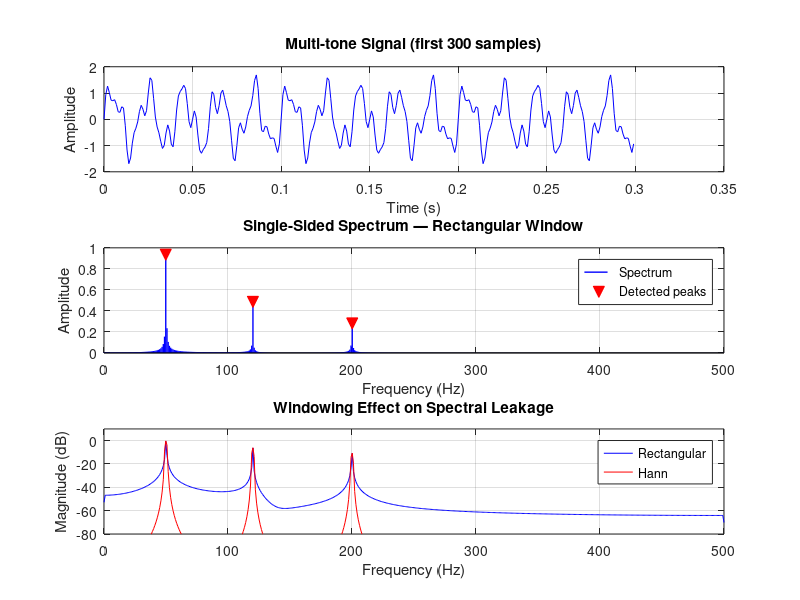

Write the MATLAB code that produced this figure.
% ============================================================
% Module 03: Fourier Transform
% demo_fft.m
% ============================================================
% Covers: DFT intuition, FFT computation, single-sided
%         spectrum, frequency resolution, windowing.
% ============================================================

clear; clc; close all;

%% Parameters
fs = 1000;          % [Hz]
N  = 1024;          % number of samples (power of 2 for FFT efficiency)
t  = (0:N-1) / fs;  % time vector

%% 1. Compose a multi-tone signal
f1 = 50;   A1 = 1.0;
f2 = 120;  A2 = 0.5;
f3 = 200;  A3 = 0.3;

x = A1*sin(2*pi*f1*t) + A2*sin(2*pi*f2*t) + A3*sin(2*pi*f3*t);

fprintf('Signal: %.1f Hz (A=%.1f) + %.1f Hz (A=%.1f) + %.1f Hz (A=%.1f)\n', ...
        f1, A1, f2, A2, f3, A3);

%% 2. Compute FFT
X     = fft(x);                     % complex FFT output
X_mag = abs(X) / N;                 % normalize by N
f_axis = (0:N-1) * (fs/N);         % full frequency axis

% Single-sided spectrum (0 to fs/2)
half   = 1 : N/2 + 1;
X_ss   = X_mag(half);
X_ss(2:end-1) = 2 * X_ss(2:end-1); % double to conserve energy
f_ss   = f_axis(half);

%% 3. Effect of Windowing
% Without window: spectral leakage when signal doesn't fit exactly
% Hann window: reduces leakage at cost of frequency resolution

x_hann  = x .* hanning(N)';
X_hann  = fft(x_hann);
X_hann_mag = 2 * abs(X_hann(half)) / sum(hanning(N));

%% 4. Plots
figure('Position', [100 100 1000 700]);

% Time domain
subplot(3,1,1);
plot(t(1:300), x(1:300), 'b');
xlabel('Time (s)'); ylabel('Amplitude');
title('Multi-tone Signal (first 300 samples)');
grid on;

% Single-sided spectrum (rectangular window)
subplot(3,1,2);
stem(f_ss, X_ss, 'b', 'Marker', 'none', 'LineWidth', 1);
xlabel('Frequency (Hz)'); ylabel('Amplitude');
title('Single-Sided Spectrum — Rectangular Window');
xlim([0 fs/2]); grid on;
% Mark the peaks
hold on;
[~, i1] = min(abs(f_ss - f1));
[~, i2] = min(abs(f_ss - f2));
[~, i3] = min(abs(f_ss - f3));
plot(f_ss([i1 i2 i3]), X_ss([i1 i2 i3]), 'rv', 'MarkerSize', 8, 'MarkerFaceColor', 'r');
legend('Spectrum', 'Detected peaks');

% Comparison: rectangular vs Hann window
subplot(3,1,3);
plot(f_ss, 20*log10(X_ss + 1e-10), 'b', 'DisplayName', 'Rectangular');
hold on;
plot(f_ss, 20*log10(X_hann_mag + 1e-10), 'r', 'DisplayName', 'Hann');
xlabel('Frequency (Hz)'); ylabel('Magnitude (dB)');
title('Windowing Effect on Spectral Leakage');
legend; grid on; xlim([0 fs/2]); ylim([-80 10]);

% sgtitle('Module 03 — FFT & Spectral Analysis');

%% 5. Frequency resolution
df = fs / N;
fprintf('\nFrequency resolution: %.2f Hz per bin\n', df);
fprintf('To resolve 1 Hz: need at least %d samples at fs=%d Hz\n', fs, fs);
print -dpng plots/03_fft_demo.png
